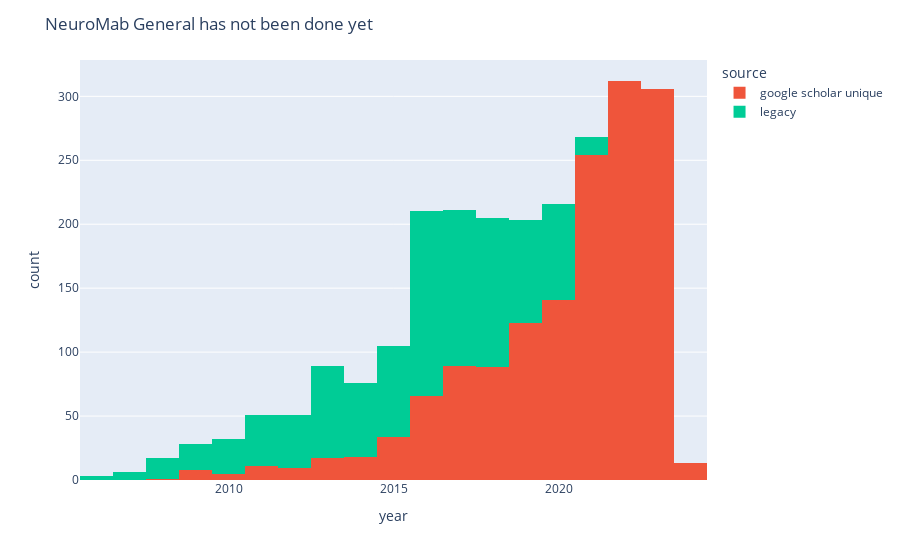

The notebook cell this image was saved under:
### Code cell
# remove anything before the year 2000
df_cure = df_cure[df_cure['year'] >= 2000]
# make the same plot
fig = px.histogram(df_cure, x="year", color="source")
# add a title that shows the neuromab generaal has not been done yet
fig.update_layout(title_text='NeuroMab General has not been done yet')
fig.show()

### Figure 1 — Plotly figure (JSON) as saved in the notebook; plotly's stock layout.template omitted (floating-point values rounded to 4 significant figures; data arrays with more than 128 entries replaced by an {"elided": "..."} marker saying what was removed)
{"data": [{"alignmentgroup": "True", "bingroup": "x", "hovertemplate": "source=google scholar unique<br>year=%{x}<br>count=%{y}<extra></extra>", "legendgroup": "google scholar unique", "marker": {"color": "#EF553B", "pattern": {"shape": ""}}, "name": "google scholar unique", "offsetgroup": "google scholar unique", "orientation": "v", "showlegend": true, "type": "histogram", "x": {"elided": "1495 int values"}, "xaxis": "x", "yaxis": "y"}, {"alignmentgroup": "True", "bingroup": "x", "hovertemplate": "source=legacy<br>year=%{x}<br>count=%{y}<extra></extra>", "legendgroup": "legacy", "marker": {"color": "#00cc96", "pattern": {"shape": ""}}, "name": "legacy", "offsetgroup": "legacy", "orientation": "v", "showlegend": true, "type": "histogram", "x": {"elided": "907 int values"}, "xaxis": "x", "yaxis": "y"}], "layout": {"barmode": "relative", "legend": {"title": {"text": "source"}, "tracegroupgap": 0}, "margin": {"t": 60}, "title": {"text": "NeuroMab General has not been done yet"}, "xaxis": {"anchor": "y", "domain": [0, 1], "title": {"text": "year"}}, "yaxis": {"anchor": "x", "domain": [0, 1], "title": {"text": "count"}}}}
